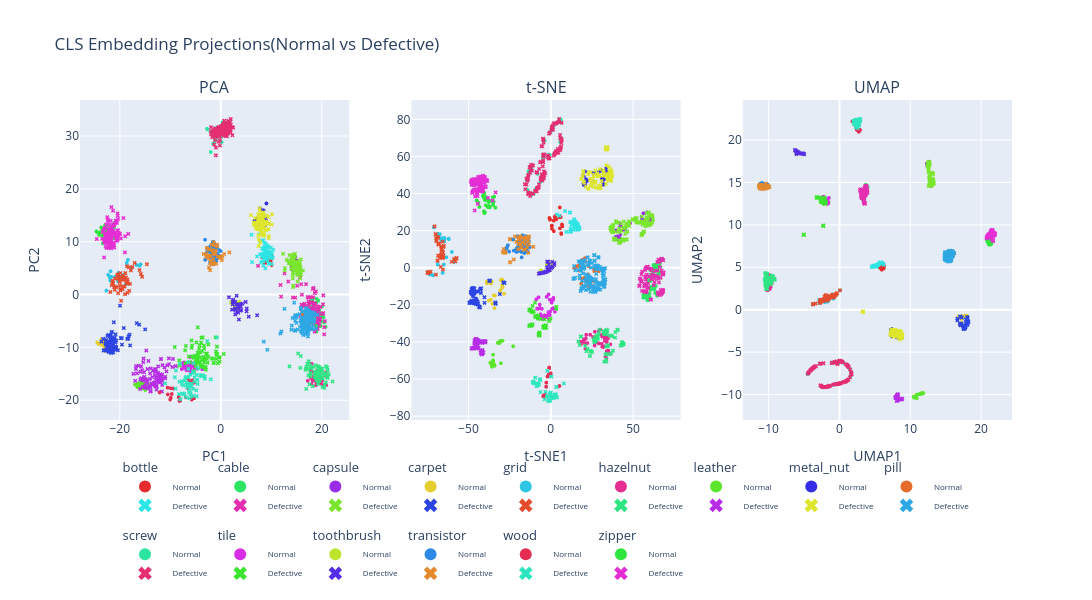

Source (notebook cell):
### Code cell
pca_test = pca_2d[~train_mask]
tsne_test = tsne_2d[~train_mask]
umap_test = umap_2d[~train_mask]

def_fig = make_subplots(
    rows=1,
    cols=3,
    subplot_titles=("PCA", "t-SNE", "UMAP")
)

plot_meta = [("PCA", pca_test, 1), ("t-SNE", tsne_test, 2), ("UMAP", umap_test, 3)]
for idx, (method_name, coords, col) in enumerate(plot_meta):
    for category in categories:
        mask = test_meta["category"] == category
        good_mask = mask & (test_meta["type"] == "good")
        bad_mask = mask & (test_meta["type"] != "good")

        normal_colour = category_colours[category]["normal"]
        defect_colour = category_colours[category]["defect"]

        def_fig.add_trace(
            go.Scattergl(
                x=coords[good_mask, 0],
                y=coords[good_mask, 1],
                mode="markers",
                marker=dict(size=4, color=normal_colour, symbol="circle"),
                name="Normal",
                showlegend=(method_name == "PCA"),
                legendgroup=category,
                legendgrouptitle_text=category,
                customdata=np.stack([
                    test_meta.loc[good_mask, "category"],
                    test_meta.loc[good_mask, "type"],
                    test_meta.loc[good_mask, "path"]
                ], axis=1),
                hovertemplate=(
                    "Category: %{customdata[0]}" +
                    "<br>Type: %{customdata[1]}" +
                    "<br>Path: %{customdata[2]}" +
                    "<extra></extra>"
                )
            ),
            row=1,
            col=col
        )

        def_fig.add_trace(
            go.Scattergl(
                x=coords[bad_mask, 0],
                y=coords[bad_mask, 1],
                mode="markers",
                marker=dict(size=4, color=defect_colour, symbol="x"),
                name="Defective",
                showlegend=(method_name == "PCA"),
                legendgroup=category,
                legendgrouptitle_text=category,
                customdata=np.stack([
                    test_meta.loc[bad_mask, "category"],
                    test_meta.loc[bad_mask, "type"],
                    test_meta.loc[bad_mask, "path"]
                ], axis=1),
                hovertemplate=(
                    "Category: %{customdata[0]}" +
                    "<br>Type: %{customdata[1]}" +
                    "<br>Path: %{customdata[2]}" +
                    "<extra></extra>"
                )
            ),
            row=1,
            col=col
        )

def_fig.update_xaxes(title_text="PC1", row=1, col=1)
def_fig.update_yaxes(title_text="PC2", row=1, col=1)

def_fig.update_xaxes(title_text="t-SNE1", row=1, col=2)
def_fig.update_yaxes(title_text="t-SNE2", row=1, col=2)

def_fig.update_xaxes(title_text="UMAP1", row=1, col=3)
def_fig.update_yaxes(title_text="UMAP2", row=1, col=3)

def_fig.update_layout(
    title="CLS Embedding Projections(Normal vs Defective)",
    width=1600, height=600,
    legend=dict(
        itemsizing="constant",
        font=dict(size=8),
        itemwidth=45,
        orientation="h",
        yanchor="top",
        y=-0.1,
        xanchor="center",
        x=0.5,
    )
)
def_fig.show()
def_fig.write_image(IMAGE_DIR / "def_normal.svg")
